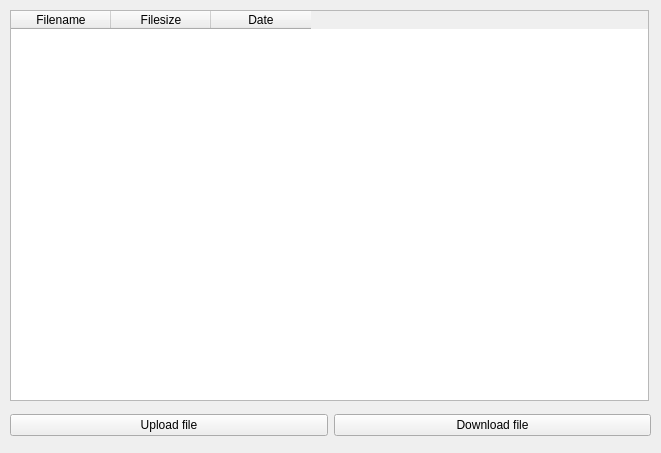
<?xml version="1.0" encoding="UTF-8"?>
<ui version="4.0">
 <class>Form</class>
 <widget class="QWidget" name="Form">
  <property name="geometry">
   <rect>
    <x>0</x>
    <y>0</y>
    <width>661</width>
    <height>453</height>
   </rect>
  </property>
  <property name="windowTitle">
   <string>File transfer system</string>
  </property>
  <property name="autoFillBackground">
   <bool>false</bool>
  </property>
  <widget class="QWidget" name="verticalLayoutWidget">
   <property name="geometry">
    <rect>
     <x>10</x>
     <y>10</y>
     <width>641</width>
     <height>391</height>
    </rect>
   </property>
   <layout class="QVBoxLayout" name="verticalLayout">
    <item>
     <widget class="QTableWidget" name="tableWidget">
      <property name="minimumSize">
       <size>
        <width>0</width>
        <height>389</height>
       </size>
      </property>
      <property name="maximumSize">
       <size>
        <width>639</width>
        <height>16777215</height>
       </size>
      </property>
      <column>
       <property name="text">
        <string>Filename</string>
       </property>
      </column>
      <column>
       <property name="text">
        <string>Filesize</string>
       </property>
      </column>
      <column>
       <property name="text">
        <string>Date</string>
       </property>
      </column>
     </widget>
    </item>
   </layout>
  </widget>
  <widget class="QWidget" name="horizontalLayoutWidget">
   <property name="geometry">
    <rect>
     <x>10</x>
     <y>410</y>
     <width>641</width>
     <height>31</height>
    </rect>
   </property>
   <layout class="QHBoxLayout" name="horizontalLayout">
    <item>
     <widget class="QPushButton" name="pushButton_uploadFile">
      <property name="text">
       <string>Upload file</string>
      </property>
     </widget>
    </item>
    <item>
     <widget class="QPushButton" name="pushButton_downloadFile">
      <property name="text">
       <string>Download file</string>
      </property>
     </widget>
    </item>
   </layout>
  </widget>
 </widget>
 <resources/>
 <connections/>
</ui>
